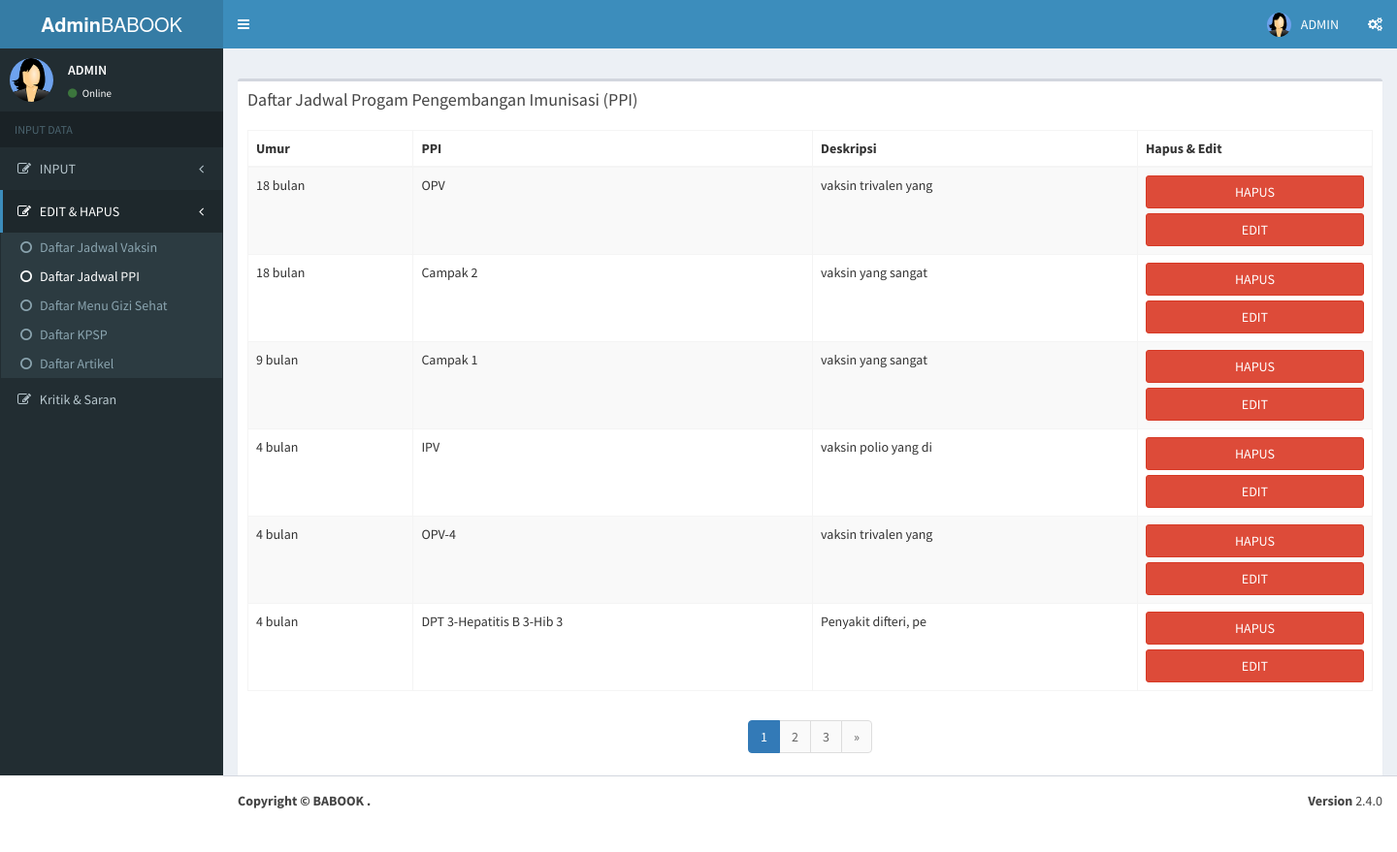
Screenshot of /ci319/assets/adminlte24/pages/forms/tampiljadwalppi.php (signed in) with the database file from the repository.
### tables this page shows
CREATE TABLE `jadwal_ppi` (
  `id_ppi` int(3) NOT NULL,
  `bulan` varchar(30) DEFAULT NULL,
  `nama_ppi` varchar(50) DEFAULT NULL,
  `deskripsi` varchar(250) NOT NULL
);

### fungsijadwal.php (called while the page is built, shortened)
<?php
$mysqli = mysqli_connect("localhost","root", "", "babook");
function query($query){
	global $mysqli;
	$result= mysqli_query($mysqli,$query) ;
	$rows=[];
	while ($row=mysqli_fetch_assoc($result)) {
		$rows[]=$row;
	}
	return $rows;
}
?>

### ci319/assets/adminlte24/pages/forms/tampiljadwalppi.php (the view, shortened to what this page needs)
<?php
require '../../../../../fungsijadwal.php';
  ?>
<!DOCTYPE html>
<html>
<head>
  <link rel="stylesheet" href="../../bower_components/bootstrap/dist/css/bootstrap.min.css">
  <link rel="stylesheet" href="../../bower_components/font-awesome/css/font-awesome.min.css">
  <link rel="stylesheet" href="../../bower_components/Ionicons/css/ionicons.min.css">
  <link rel="stylesheet" href="../../bower_components/bootstrap-daterangepicker/daterangepicker.css">
  <link rel="stylesheet" href="../../bower_components/bootstrap-datepicker/dist/css/bootstrap-datepicker.min.css">
  <link rel="stylesheet" href="../../plugins/iCheck/all.css">
  <link rel="stylesheet" href="../../bower_components/bootstrap-colorpicker/dist/css/bootstrap-colorpicker.min.css">
  <link rel="stylesheet" href="../../plugins/timepicker/bootstrap-timepicker.min.css">
  <link rel="stylesheet" href="../../bower_components/select2/dist/css/select2.min.css">
  <link rel="stylesheet" href="../../dist/css/AdminLTE.min.css">
  <link rel="stylesheet" href="../../dist/css/skins/_all-skins.min.css">
    <link rel="stylesheet" href="../../plugins/pace/pace.min.css">
</head>
<body class="hold-transition skin-blue sidebar-mini">
<div class="wrapper">
  <header class="main-header">
    <a href="welcome.php" class="logo">
      <span class="logo-lg"><b>Admin</b>BABOOK</span>
    </a>
    <nav class="navbar navbar-static-top">
      <a href="#" class="sidebar-toggle" data-toggle="push-menu" role="button">
      </a>
      <div class="navbar-custom-menu">
        <ul class="nav navbar-nav">
          <li class="dropdown user user-menu">
            <a href="#" class="dropdown-toggle" data-toggle="dropdown">
              <img src="../../dist/img/user.jpg" class="user-image" alt="User Image">
              <span class="hidden-xs">ADMIN</span>
            </a>
          </li>
          <li>
            <a href="#" data-toggle="control-sidebar"><i class="fa fa-gears"></i></a>
          </li>
        </ul>
      </div>
    </nav>
  </header>
  <aside class="main-sidebar">
    <section class="sidebar">
      <div class="user-panel">
        <div class="pull-left image">
          <img src="../../dist/img/user.jpg" class="img-circle" alt="User Image">
        </div>
        <div class="pull-left info">
          <p>ADMIN</p>
          <a href="#"><i class="fa fa-circle text-success"></i> Online</a>
        </div>
      </div>
      <ul class="sidebar-menu" data-widget="tree">
        <li class="header">INPUT DATA</li>
        <li class="treeview">
        <a href="#">
            <i class="fa fa-edit"></i> <span>INPUT</span>
            <span class="pull-right-container">
              <i class="fa fa-angle-left pull-right"></i>
            </span>
          </a>
        </li>
        <li class="treeview active">
         <a href="#">
            <i class="fa fa-edit"></i> <span>EDIT & HAPUS</span>
            <span class="pull-right-container">
              <i class="fa fa-angle-left pull-right"></i>
            </span>
          </a>
          <ul class="treeview-menu" style="display:block;">
             <li><a href="tampiljadwalvaksin.php"><i class="fa fa-circle-o"></i>Daftar Jadwal Vaksin</a></li>
              <li class="active"><a href="tampiljadwalppi.php"><i class="fa fa-circle-o"></i>Daftar Jadwal PPI</a></li>
              <li><a href="tampilmenu.php"><i class="fa fa-circle-o"></i>Daftar Menu Gizi Sehat</a></li>
              <li><a href="tampilkpsp.php"><i class="fa fa-circle-o"></i>Daftar KPSP</a></li>
               <li><a href="tampilartikel.php"><i class="fa fa-circle-o"></i>Daftar Artikel</a></li>
            </ul>
        </li>
              <li class="treeview">
         <a href="#">
            <i class="fa fa-edit"></i> <span>Kritik & Saran</span>
          </a>
    </li>
    </section>
  </aside>
  <div class="content-wrapper">
    <section class="content-header">
    </section>
    <section class="content">
      <div class="row">
        <div class="col-md-6">
            </div>
          </div>
<div class="box">
              <div class="box-header">
                <h3 class="box-title">Daftar Jadwal Progam Pengembangan Imunisasi (PPI)</h3>
              </div>
              <?php
$jumlahDataPerHalaman = 6;
$jumlahData = count(query("SELECT * from jadwal_ppi order by id_ppi desc"));
$jumlahHalaman = ceil($jumlahData / $jumlahDataPerHalaman);
$halamanAktif = (isset($_GET["halaman"]) ) ? $_GET["halaman"] : 1;
$awalData = ( $jumlahDataPerHalaman * $halamanAktif) - $jumlahDataPerHalaman;
$jadwal_ppi=query("SELECT * FROM jadwal_ppi order by id_ppi desc limit $awalData, $jumlahDataPerHalaman");
 ?>
               <form>
              <div class="box-body">
                <table id="example1" class="table table-bordered table-striped">
                 <thead>
            <tr>
                <th>Umur</th>
                <th>PPI</th>
                <th>Deskripsi</th>
                <th>Hapus & Edit</th>
               </tr>
            </thead>
              <tbody>
            <?php foreach ($jadwal_ppi as $row):  ?>
            <tr>
                <td><?= $row["bulan"]; ?></td>
                <td><?= $row["nama_ppi"]; ?></td>
                <td><?= substr($row['deskripsi'],0,20); ?></td>
                <td><a type="button" class="btn btn-block btn-danger" href="hapusjadwalppi.php?id_ppi=<?= $row["id_ppi"]; ?>">HAPUS</a><a type="button" class="btn btn-block btn-danger" href="updatejadwalppi.php?id_ppi=<?= $row["id_ppi"]; ?>">EDIT</a></td>
                </tr>
            <?php endforeach;?>
              </table>
          </div>
                <div class="text-center">
<nav aria-label="Page navigation example">
  <ul class="pagination justify-content-center">
<?php for ($i=1; $i<= $jumlahHalaman ; $i++) : ?>
  <li class="page-item active">
  <?php if ($i == $halamanAktif) : ?>
    <a class="page-link" href="?halaman=<?= $i; ?>"><?php echo $i; ?></a>
    <?php else : ?>
    </li>
    <li class="page-item">
      <a class="page-link" href="?halaman=<?= $i; ?>"><?php echo $i; ?></a>
    <?php endif; ?>
  </li>
<?php endfor; ?>
<?php if($halamanAktif < $jumlahHalaman) : ?>
  <li class="page-item">
  <a class="page-link" href="?halaman=<?= $halamanAktif + 1; ?>">
    <span>&raquo;</span>
  </a>
<?php endif; ?>
</li>
</ul>
</nav>
</div>
</div>
</div>
              </div>
  <footer class="main-footer">
    <div class="pull-right hidden-xs">
      <b>Version</b> 2.4.0
    </div>
    <strong>Copyright &copy; BABOOK <a href="https://adminlte.io"></a>.</strong>
  </footer>
</body>
</html>

### rows the page displays
jadwal_ppi: bulan "18 bulan", nama_ppi "OPV", deskripsi "vaksin trivalen yang"
jadwal_ppi: bulan "18 bulan", nama_ppi "Campak 2", deskripsi "vaksin yang sangat"
jadwal_ppi: bulan "9 bulan", nama_ppi "Campak 1", deskripsi "vaksin yang sangat"
jadwal_ppi: bulan "4 bulan", nama_ppi "IPV", deskripsi "vaksin polio yang di"
jadwal_ppi: bulan "4 bulan", nama_ppi "OPV-4", deskripsi "vaksin trivalen yang"
jadwal_ppi: bulan "4 bulan", nama_ppi "DPT 3-Hepatitis B 3-Hib 3", deskripsi "Penyakit difteri, pe"
